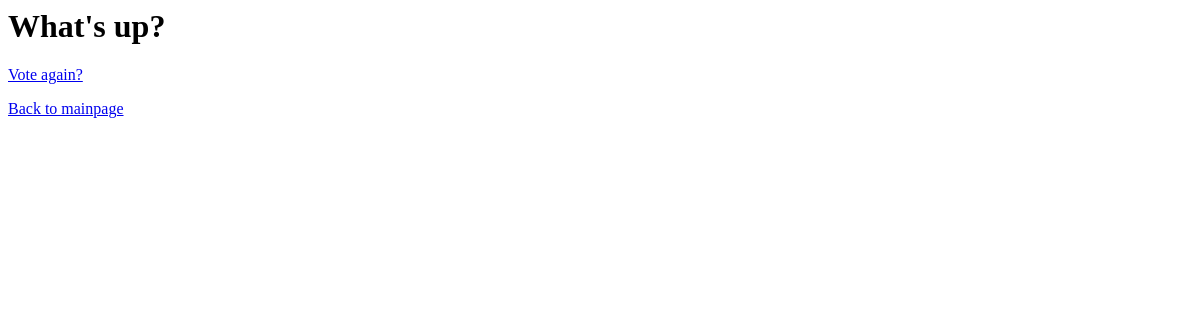
Before: /polls/1/results/ with the older database file.
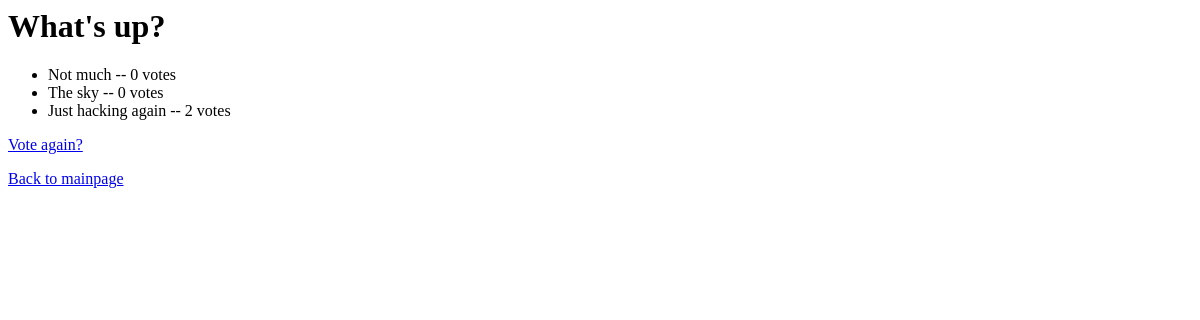
After: the same page with the newer database file.
### polls/models.py (models this page shows, shortened)
class Question (models.Model):
    owner = models.ForeignKey(User, on_delete=models.CASCADE, default=1)
    question_text = models.CharField(max_length=200)
    pub_date = models.DateTimeField('date published')

class Choice (models.Model):
    question = models.ForeignKey(Question, on_delete=models.CASCADE)
    choice_text = models.CharField(max_length=200)
    votes = models.IntegerField(default=0)

### polls/views.py (the view)
# urls.py: path('<int:question_id>/results/', views.results, name='results'),
def results(request, question_id):
    question = get_object_or_404(Question, pk=question_id)
    return render(request, 'polls/results.html', {'question': question})

### polls/templates/polls/results.html
<h1>{{ question.question_text }}</h1>
<ul>
{% for choice in question.choice_set.all %}
    <li>{{ choice.choice_text }} -- {{ choice.votes }} vote{{ choice.votes|pluralize }}</li>
{% endfor %}
</ul>
<a href="{% url 'polls:detail' question.id %}">Vote again?</a>
<p><a href="{% url 'polls:index' %}">Back to mainpage</a></p>

Changed rows visible on the page:
added Choice: choice_text "Not much", votes "0"
added Choice: choice_text "The sky", votes "0"
added Choice: choice_text "Just hacking again", votes "2"
